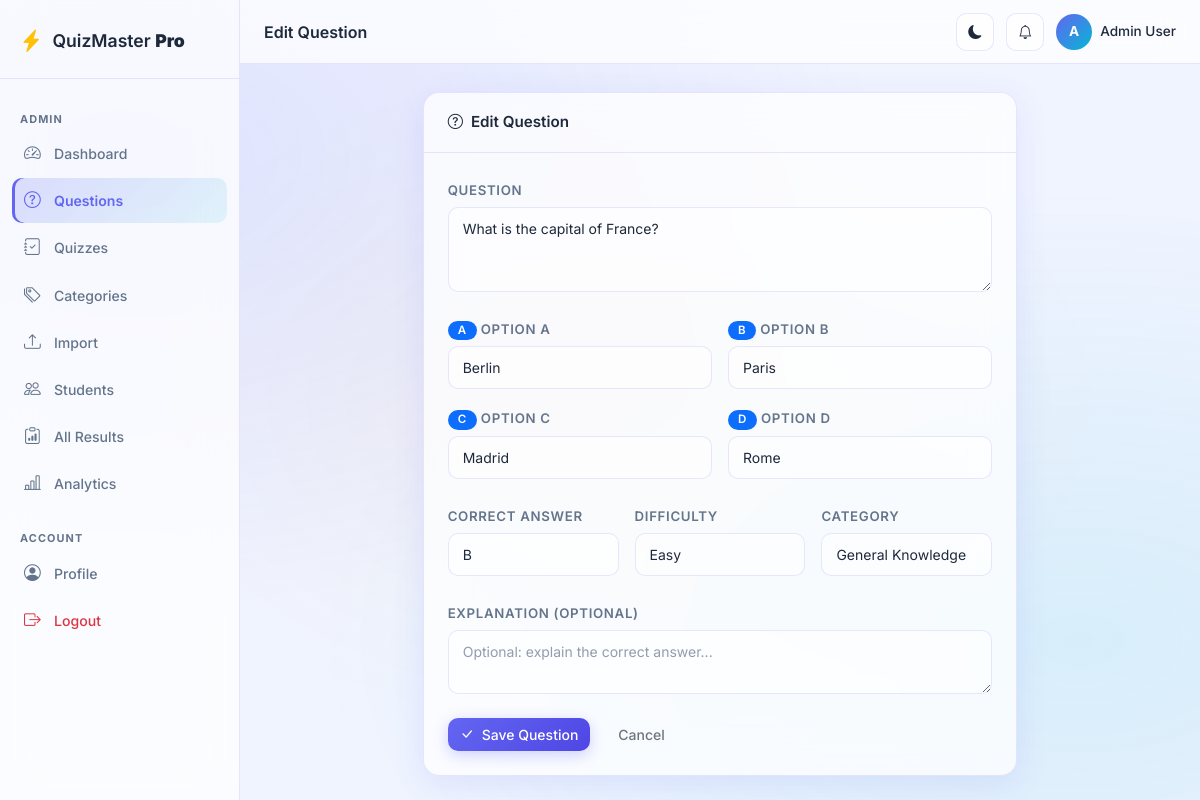
The page /admin/questions/1/edit (signed in) on the database its author committed.
### app/models/user.py (models this page shows, shortened)
class User(UserMixin, db.Model):
    __tablename__ = 'users'
    id = db.Column(db.Integer, primary_key=True)
    username = db.Column(db.String(80), unique=True, nullable=False, index=True)
    email = db.Column(db.String(120), unique=True, nullable=False, index=True)
    password_hash = db.Column(db.String(255), nullable=False)
    role = db.Column(db.String(20), nullable=False, default='student')  # 'admin' or 'student'
    full_name = db.Column(db.String(150), nullable=True)
    avatar = db.Column(db.String(255), nullable=True)
    is_active = db.Column(db.Boolean, default=True)
    created_at = db.Column(db.DateTime, default=datetime.utcnow)
    last_login = db.Column(db.DateTime, nullable=True)
    results = db.relationship('Result', backref='student', lazy='dynamic', cascade='all, delete-orphan')
    student_answers = db.relationship('StudentAnswer', backref='student', lazy='dynamic', cascade='all, delete-orphan')
    @property
    def is_admin(self):
        return self.role == 'admin'

### app/models/question.py (models this page shows, shortened)
class Question(db.Model):
    __tablename__ = 'questions'
    id = db.Column(db.Integer, primary_key=True)
    question_text = db.Column(db.Text, nullable=False)
    option_a = db.Column(db.String(500), nullable=False)
    option_b = db.Column(db.String(500), nullable=False)
    option_c = db.Column(db.String(500), nullable=False)
    option_d = db.Column(db.String(500), nullable=False)
    correct_answer = db.Column(db.String(1), nullable=False)  # 'A', 'B', 'C', or 'D'
    explanation = db.Column(db.Text, nullable=True)
    difficulty = db.Column(db.String(20), default='medium')  # easy, medium, hard
    category_id = db.Column(db.Integer, db.ForeignKey('categories.id'), nullable=False)
    created_at = db.Column(db.DateTime, default=datetime.utcnow)
    updated_at = db.Column(db.DateTime, default=datetime.utcnow, onupdate=datetime.utcnow)
    quiz_questions = db.relationship('QuizQuestion', backref='question', lazy='dynamic', cascade='all, delete-orphan')
    student_answers = db.relationship('StudentAnswer', backref='question', lazy='dynamic', cascade='all, delete-orphan')

### app/routes/admin.py (the view, shortened to what this page needs)
@admin_bp.route('/questions/<int:q_id>/edit', methods=['GET', 'POST'])
@admin_required
def edit_question(q_id):
    q = Question.query.get_or_404(q_id)
    form = QuestionForm(obj=q)
    form.category_id.choices = [(c.id, c.name) for c in Category.query.order_by(Category.name).all()]
    return render_template('admin/question_form.html', form=form, title='Edit Question', question=q)

### app/forms/quiz_forms.py
class QuestionForm(FlaskForm):
    question_text = TextAreaField('Question', validators=[DataRequired(), Length(min=5)])
    option_a = StringField('Option A', validators=[DataRequired(), Length(max=500)])
    option_b = StringField('Option B', validators=[DataRequired(), Length(max=500)])
    option_c = StringField('Option C', validators=[DataRequired(), Length(max=500)])
    option_d = StringField('Option D', validators=[DataRequired(), Length(max=500)])
    correct_answer = SelectField('Correct Answer', choices=[
        ('A', 'A'), ('B', 'B'), ('C', 'C'), ('D', 'D')
    ], validators=[DataRequired()])
    explanation = TextAreaField('Explanation (Optional)', validators=[Optional()])
    difficulty = SelectField('Difficulty', choices=[
        ('easy', 'Easy'), ('medium', 'Medium'), ('hard', 'Hard')
    ], default='medium')
    category_id = SelectField('Category', coerce=int, validators=[DataRequired()])
    submit = SubmitField('Save Question')

### app/context_processors.py (called while the page is built)
def inject_notifications():
    if current_user.is_authenticated:
        try:
            from app.services.notification_service import NotificationService
            count = NotificationService.unread_count(current_user.id)
            recent = NotificationService.get_unread(current_user.id, limit=5)
            return {
                'notif_count': count,
                'recent_notifs': recent,
            }
        except Exception:
            pass
    return {'notif_count': 0, 'recent_notifs': []}

def inject_globals():
    from datetime import datetime
    return {
        'app_name': 'QuizMaster Pro',
        'app_version': '1.0',
        'current_year': datetime.utcnow().year,
    }

### app/models/user.py (called while the page is built)
@login_manager.user_loader
def load_user(user_id):
    return User.query.get(int(user_id))

### app/routes/admin.py (called while the page is built)
def admin_required(f):
    @wraps(f)
    def decorated(*args, **kwargs):
        if not current_user.is_authenticated or not current_user.is_admin:
            flash('Admin access required.', 'danger')
            return redirect(url_for('auth.login'))
        return f(*args, **kwargs)
    return login_required(decorated)

### app/services/notification_service.py (called while the page is built)
    @staticmethod
    def get_unread(user_id: int, limit: int = 10):
        return (Notification.query
                .filter_by(user_id=user_id, is_read=False)
                .order_by(Notification.created_at.desc())
                .limit(limit).all())

    @staticmethod
    def unread_count(user_id: int) -> int:
        return Notification.query.filter_by(user_id=user_id, is_read=False).count()

### app/templates/admin/question_form.html (shortened to what this page needs)
{% extends "base.html" %}
{% block page_title %}{{ title }}{% endblock %}
{% block content %}
<div class="row justify-content-center">
  <div class="col-xl-8">
    <div class="glass-card animate-in">
      <div class="card-header">
        <i class="bi bi-question-circle me-2"></i>{{ title }}
      </div>
      <div class="card-body">
        <form method="POST" novalidate>
          <div class="mb-4">
            {{ form.question_text.label(class="form-label") }}
            {{ form.question_text(class="form-control" + (" is-invalid" if form.question_text.errors else ""),
               rows=3, placeholder="Enter your question here...") }}
          </div>
          <div class="row g-3 mb-4">
            {% for field, label in [(form.option_a, 'A'), (form.option_b, 'B'), (form.option_c, 'C'), (form.option_d, 'D')] %}
            <div class="col-md-6">
              <label class="form-label">
                <span class="badge bg-primary me-1">{{ label }}</span>{{ field.label.text }}
              </label>
              {{ field(class="form-control" + (" is-invalid" if field.errors else ""), placeholder="Option {{ label }}") }}
            </div>
            {% endfor %}
          </div>
          <div class="row g-3 mb-4">
            <div class="col-md-4">
              {{ form.correct_answer.label(class="form-label") }}
              {{ form.correct_answer(class="form-select" + (" is-invalid" if form.correct_answer.errors else "")) }}
            </div>
            <div class="col-md-4">
              {{ form.difficulty.label(class="form-label") }}
              {{ form.difficulty(class="form-select") }}
            </div>
            <div class="col-md-4">
              {{ form.category_id.label(class="form-label") }}
              {{ form.category_id(class="form-select" + (" is-invalid" if form.category_id.errors else "")) }}
            </div>
          </div>
          <div class="mb-4">
            {{ form.explanation.label(class="form-label") }}
            {{ form.explanation(class="form-control", rows=2, placeholder="Optional: explain the correct answer...") }}
          </div>
          <div class="d-flex gap-3">
            <button type="submit" class="btn btn-primary">
              <i class="bi bi-check-lg me-2"></i>Save Question
            </button>
            <a href="{{ url_for('admin.questions') }}" class="btn btn-outline-secondary">Cancel</a>
          </div>
        </form>
      </div>
    </div>
  </div>
</div>
{% endblock %}

### app/templates/base.html (shortened to what this page needs)
<!DOCTYPE html>
<html lang="en" data-theme="light">
<head>
  <link rel="stylesheet" href="https://cdnjs.cloudflare.com/ajax/libs/bootstrap/5.3.3/css/bootstrap.min.css"/>
  <link rel="stylesheet" href="https://cdnjs.cloudflare.com/ajax/libs/bootstrap-icons/1.11.3/font/bootstrap-icons.min.css"/>
  <link rel="stylesheet" href="{{ url_for('static', filename='css/main.css') }}"/>
  <link rel="stylesheet" href="{{ url_for('static', filename='css/password_strength.css') }}"/>
</head>
<body>
{% if current_user.is_authenticated %}
<div class="sidebar" id="sidebar">
  <div class="sidebar-brand">
    <i class="bi bi-lightning-charge-fill text-warning"></i>
    <span>QuizMaster <strong>Pro</strong></span>
  </div>
  <nav class="sidebar-nav">
    {% if current_user.is_admin %}
    <div class="nav-section-label">Admin</div>
    <a href="{{ url_for('admin.dashboard') }}" class="nav-link {% if request.endpoint == 'admin.dashboard' %}active{% endif %}"><i class="bi bi-speedometer2"></i><span>Dashboard</span></a>
    <a href="{{ url_for('admin.questions') }}" class="nav-link {% if 'question' in (request.endpoint or '') %}active{% endif %}"><i class="bi bi-question-circle"></i><span>Questions</span></a>
    <a href="{{ url_for('admin.quizzes') }}" class="nav-link {% if request.endpoint in ['admin.quizzes','admin.create_quiz'] %}active{% endif %}"><i class="bi bi-journal-check"></i><span>Quizzes</span></a>
    <a href="{{ url_for('admin.categories') }}" class="nav-link {% if 'categor' in (request.endpoint or '') %}active{% endif %}"><i class="bi bi-tags"></i><span>Categories</span></a>
    <a href="{{ url_for('admin.import_questions') }}" class="nav-link {% if 'import' in (request.endpoint or '') %}active{% endif %}"><i class="bi bi-upload"></i><span>Import</span></a>
    <a href="{{ url_for('admin.students') }}" class="nav-link {% if request.endpoint == 'admin.students' %}active{% endif %}"><i class="bi bi-people"></i><span>Students</span></a>
    <a href="{{ url_for('admin.all_results') }}" class="nav-link {% if request.endpoint in ['admin.all_results','admin.view_result'] %}active{% endif %}"><i class="bi bi-clipboard-data"></i><span>All Results</span></a>
    <a href="{{ url_for('admin.analytics') }}" class="nav-link {% if request.endpoint == 'admin.analytics' %}active{% endif %}"><i class="bi bi-bar-chart-line"></i><span>Analytics</span></a>
    {% endif %}
    <div class="nav-section-label mt-3">Account</div>
    <a href="{{ url_for('auth.profile') }}" class="nav-link {% if request.endpoint == 'auth.profile' %}active{% endif %}"><i class="bi bi-person-circle"></i><span>Profile</span></a>
    <a href="{{ url_for('auth.logout') }}" class="nav-link text-danger"><i class="bi bi-box-arrow-right"></i><span>Logout</span></a>
  </nav>
</div>
<div class="main-content" id="mainContent">
  <div class="topbar">
    <div class="topbar-title">{% block page_title %}{% endblock %}</div>
    <div class="topbar-right">
      <button class="btn btn-icon" id="darkModeToggle"><i class="bi bi-moon-fill" id="darkModeIcon"></i></button>
      <div class="position-relative" id="notifBellWrap">
        <button class="btn btn-icon" id="notifBell" title="Notifications">
          <i class="bi bi-bell"></i>
        </button>
      </div>
      <div class="user-badge">
        <div class="user-avatar">{{ current_user.full_name[0].upper() if current_user.full_name else current_user.username[0].upper() }}</div>
        <span class="d-none d-md-inline">{{ current_user.full_name or current_user.username }}</span>
      </div>
    </div>
  </div>
  <div class="page-content">
    {% block content %}{% endblock %}
  </div>
</div>
{% endif %}
</body>
</html>

### rows shown on the page
User: full_name "A", full_name "Admin User"
Question: question_text "What is the capital of France?", option_a "Berlin" "Paris" "Madrid" "Rome", correct_answer "B", difficulty "Easy", category_id "General Knowledge"

### other values the page prints
{{ title }} "Edit Question"
{{ label }} "A" "B" "C" "D"
{{ field.label.text }} "OPTION A" "OPTION B" "OPTION C" "OPTION D"
